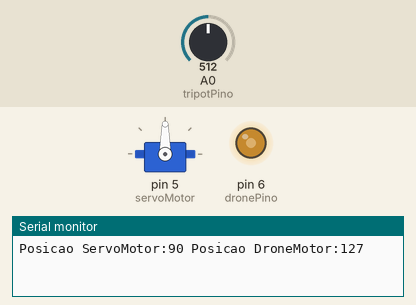
Recording of a sketch running on a simulated Arduino Uno, built with avr-gcc and run on an emulated ATmega328P. Shown: servo, output pins drawn as LEDs (lit = HIGH), the last lines printed to the serial monitor. The inputs (shaded band) are chosen by the test bench; at power-on: A0 (tripotPino) = 512.

Above: at 1.2 s.
1.3 s: A0 (tripotPino) set to 716
At 2.3 s:
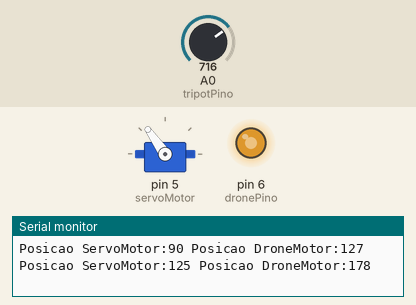
2.8 s: A0 (tripotPino) set to 900
At 3.5 s:
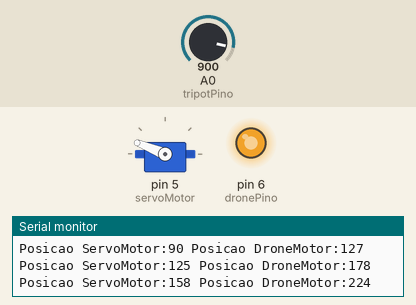
4.3 s: A0 (tripotPino) set to 1023
At 4.6 s:
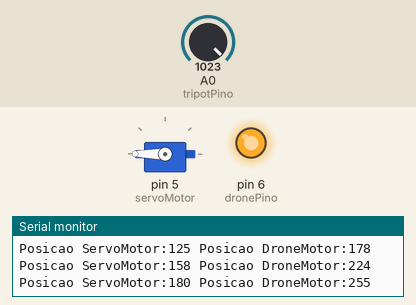
5.8 s: A0 (tripotPino) set to 306
At 6.9 s:
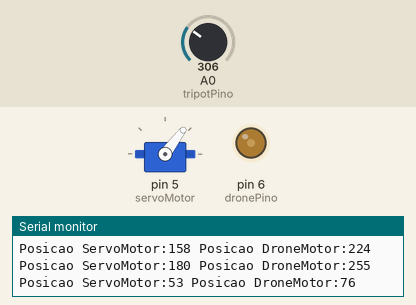
7.3 s: A0 (tripotPino) set to 122
At 8.1 s:
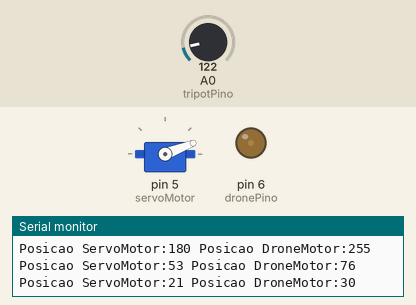
8.8 s: A0 (tripotPino) set to 0
At 9.2 s:
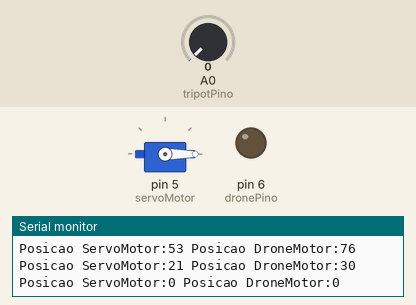
Timing chart, 0 to 11.3 s (numbered marks = the images above; inputs shaded):
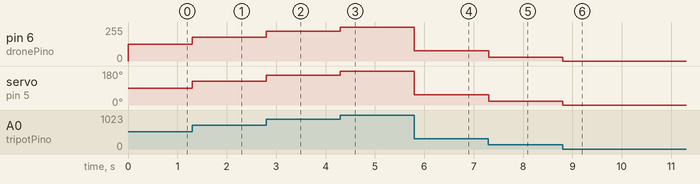

Measured:
- after the input at 1.3 s, pin 6 (dronePino): 127/255 → 178/255 at once; servo on pin 5 (servoMotor): 90° → 125° at once
- after the input at 2.8 s, pin 6 (dronePino): 178/255 → 224/255 at once; servo on pin 5 (servoMotor): 125° → 158° at once
- after the input at 4.3 s, pin 6 (dronePino): 224/255 → 255/255 at once; servo on pin 5 (servoMotor): 158° → 180° at once
- after the input at 5.8 s, pin 6 (dronePino): 255/255 → 76/255 at once; servo on pin 5 (servoMotor): 180° → 53° at once
- after the input at 7.3 s, pin 6 (dronePino): 76/255 → 30/255 at once; servo on pin 5 (servoMotor): 53° → 21° at once
- after the input at 8.8 s, pin 6 (dronePino): 30/255 → 0/255 at once; servo on pin 5 (servoMotor): 21° → 0° at once

The sketch:

motorDrone.ino
```cpp
#include <Servo.h>

Servo servoMotor;

int servoPino = 5;
int dronePino = 6;
int tripotPino = A0;

int valorAnterior = 0;
int valorCorrente = 0;
int saida = 0;

void setup() {
  Serial.begin(115200);
  pinMode(dronePino,OUTPUT);
  pinMode(tripotPino,INPUT_PULLUP);
  servoMotor.attach(5);
}

void loop() {
  valorCorrente = analogRead(tripotPino);
  if((valorCorrente-valorAnterior)>100 || (valorAnterior-valorCorrente)>100){
    valorAnterior = valorCorrente;
    saida = map(valorAnterior,0,1023,0,180);
    Serial.print("Posicao ServoMotor:");
    Serial.print(saida);
    servoMotor.write(saida);
    saida = map(valorAnterior,0,1023,0,255);
    analogWrite(dronePino,saida);
    Serial.print(" Posicao DroneMotor:");
    Serial.println(saida);
  }
}
```
